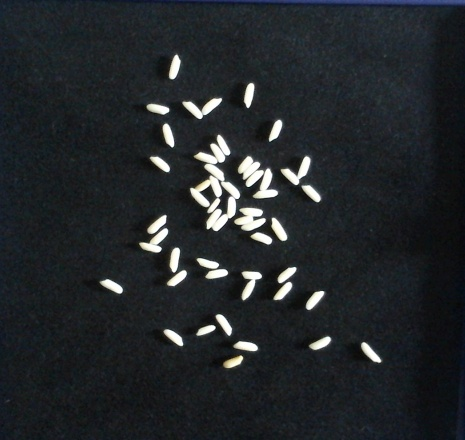
#> input picture sample.jpg, 465 x 440 px, given in place of the camera
$ python webcam.py   (older library calls are emulated)
#> lines starting #> are read from the running program, lines starting #| are printed output that depends on the picture; after the words box and inside, x2 and y2 are one past the last pixel; in counts of white or black regions, pixels touching at a corner belong together
from scipy.spatial import distance as dist
from imutils import perspective
from imutils import contours
import numpy as np
import imutils
import cv2

# define a video capture object


def vid_cap():
	vid = cv2.VideoCapture(0)
	x,y,h,w = 45,5,440,465

	while(True):

		# Capture the video frame
		# by frame
		ret, frame = vid.read()
#> frame is the input picture: shape (440, 465, 3); mean B, G, R 42.7, 39.7, 35.8

		img = frame[y:y+h,x:x+w]
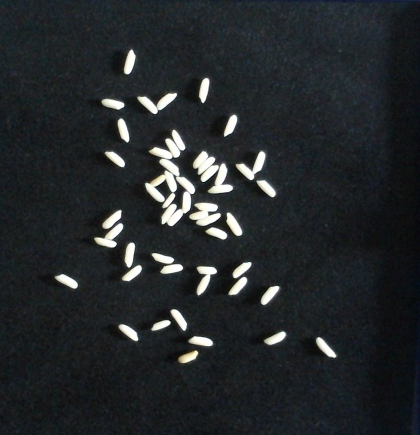
#> img: shape (435, 420, 3); mean B, G, R 43.3, 40.7, 37.1

		# Display the resulting frame
		cv2.imshow('res', img)

		# print(frame.shape)
		if cv2.waitKey(1) & 0xFF == ord('q'):
#> (key q is pressed here)
			cv2.imwrite("xxx.jpg",img)
			capture = img.copy()
			cv2.destroyAllWindows()
			break

	vid.release()
	print("Image Captured")
	cv2.imshow("captured",capture)
	cv2.waitKey(0)
	cv2.destroyAllWindows()
	measure(capture)

def midpoint(ptA, ptB):
	return ((ptA[0] + ptB[0]) * 0.5, (ptA[1] + ptB[1]) * 0.5)

def measure(image):
	gray = cv2.cvtColor(image, cv2.COLOR_BGR2GRAY)
	gray = cv2.GaussianBlur(gray, (7, 7), 0)
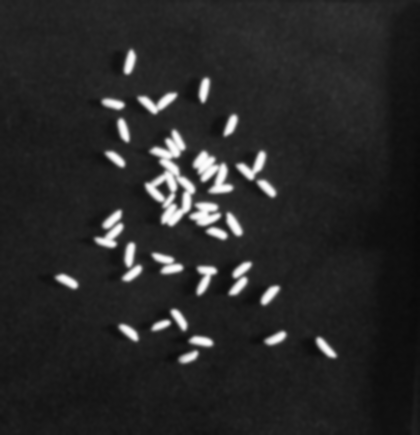
#> gray: shape (435, 420); min 9, max 254, mean 40

	edged = cv2.Canny(gray, 50, 100)
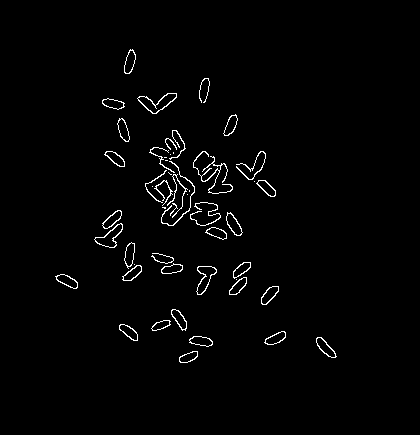
#> edged: shape (435, 420); 1.7% white in thin lines or dots, all inside (x1, y1, x2, y2) = (55, 49, 337, 363)
	edged = cv2.dilate(edged, None, iterations=1)
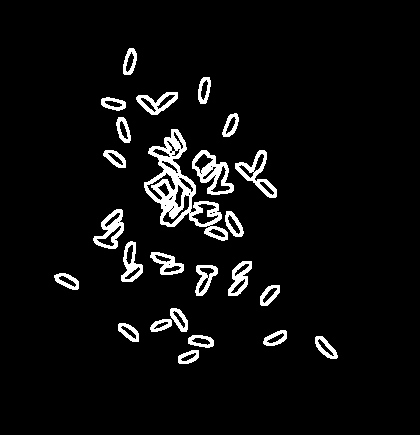
#> edged: shape (435, 420); 5.3% white; 25 white regions, largest, box (x1, y1, x2, y2) and area: (144, 129, 228, 241) 2597, (192, 150, 234, 195) 765, (235, 150, 277, 198) 589
	edged = cv2.erode(edged, None, iterations=1)
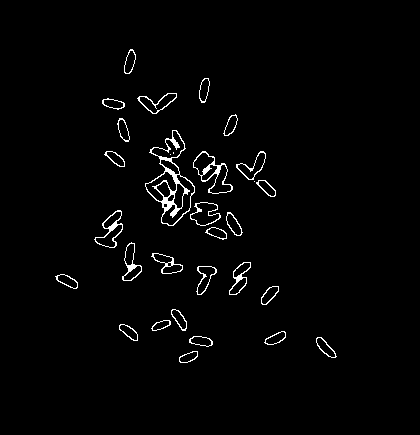
#> edged: shape (435, 420); 1.9% white in thin lines or dots, all inside (x1, y1, x2, y2) = (55, 49, 337, 363)

	cnts = cv2.findContours(edged.copy(), cv2.RETR_EXTERNAL,
		cv2.CHAIN_APPROX_SIMPLE)
#> cnts = 29 contours, 1 with area under 20; largest, box (x1, y1, x2, y2) and area: (145, 130, 195, 226) 2262, (193, 151, 233, 194) 810, (94, 210, 123, 248) 501, (190, 202, 221, 226) 447, (137, 93, 177, 114) 364
	cnts = imutils.grab_contours(cnts)

	(cnts, _) = contours.sort_contours(cnts)
	pixelsPerMetric = None
	rice = str(len(cnts))
#> rice = '29'
	rice= int(rice) - 1
#> rice = 28
	print("Rice count:", rice)
#| Rice count: 28
	print()
	count = 0
	cv2.imshow("edge",edged)
	for c in cnts:
		group = False
		if cv2.contourArea(c) < 50:
			continue
		if cv2.contourArea(c) > 190:
			if count != 0:
				group = True
				print("group of rice")
				# [4 lines of commented-out code are left out]
		orig = image.copy()
		box = cv2.minAreaRect(c)
		box = cv2.cv.BoxPoints(box) if imutils.is_cv2() else cv2.boxPoints(box)
		box = np.array(box, dtype="int")

		box = perspective.order_points(box)
		cv2.drawContours(orig, [box.astype("int")], -1, (0, 255, 64), 2)

		for (x, y) in box:
			cv2.circle(orig, (int(x), int(y)), 5, (0, 255, 64), -1)


		(tl, tr, br, bl) = box
		(tltrX, tltrY) = midpoint(tl, tr)
		(blbrX, blbrY) = midpoint(bl, br)

		(tlblX, tlblY) = midpoint(tl, bl)
		(trbrX, trbrY) = midpoint(tr, br)

		cv2.circle(orig, (int(tltrX), int(tltrY)), 0, (0, 255, 64), 0)
		cv2.circle(orig, (int(blbrX), int(blbrY)), 0, (0, 255, 64), 0)
		cv2.circle(orig, (int(tlblX), int(tlblY)), 0, (0, 255, 64), 0)
		cv2.circle(orig, (int(trbrX), int(trbrY)), 0, (0, 255, 64), 0)

		cv2.line(orig, (int(tltrX), int(tltrY)), (int(blbrX), int(blbrY)),
			(255, 255, 255), 1)
		cv2.line(orig, (int(tlblX), int(tlblY)), (int(trbrX), int(trbrY)),
			(255, 255, 255), 1)

		dA = dist.euclidean((tltrX, tltrY), (blbrX, blbrY))
		dB = dist.euclidean((tlblX, tlblY), (trbrX, trbrY))

		if pixelsPerMetric is None:
			pixelsPerMetric = dB / 0.787402

		dimA = dA / pixelsPerMetric
		dimB = dB / pixelsPerMetric


		# dimA is width
		# dimB is height
		if dimA > dimB:
			# print("swap")
			temp = dimA
			dimA = dimB
			dimB = temp

		if group == True:
			cv2.putText(orig,"Group of rice",(int(tltrX - 15), int(tltrY - 10)),cv2.FONT_HERSHEY_SIMPLEX,1,(255, 255, 255), 2)
		elif group == False:
			print("Rice_" + str(count))
			print("width :{:.2f}cm".format(dimA * 2.54))
			print("height:{:.2f}cm".format(dimB * 2.54))
			cv2.putText(orig, "{:.2f}cm".format(dimA * 2.54),
				(int(tltrX - 15), int(tltrY - 10)), cv2.FONT_HERSHEY_SIMPLEX,
				0.65, (255, 255, 255), 2)
			cv2.putText(orig, "{:.2f}cm".format(dimB * 2.54),
				(int(trbrX + 10), int(trbrY)), cv2.FONT_HERSHEY_SIMPLEX,
				0.65, (255, 255, 255), 2)
		cv2.putText(orig,"Rice:"+ str(rice),(0,440),cv2.FONT_HERSHEY_SIMPLEX,1,(0, 255, 0), 2)
		print()
		# show output
		# print(count)
		count += 1
		# if count >> 1:
		cv2.imshow("Measuring_Size_Image", orig)
		cv2.waitKey(0)
#> this loop made 29 passes
#> (group, tl, tr, br, bl, tltrX, tltrY, blbrX) on passes 2, 5, 7, 8, 10, 17, 18, 19, 21: (True, [110, 205], [130, 215], [113, 251], [93, 241], 120, 210, 103), (False, [115, 119], [123, 116], [130, 140], [121, 142], 119, 117.5, 125.5), (True, [125, 241], [144, 243], [139, 281], [121, 279], 134.5, 242, 130), (False, [128, 48], [137, 50], [131, 74], [122, 72], 132.5, 49, 126.5), (True, [134, 138], [180, 128], [201, 218], [155, 229], 157, 133, 178), (True, [188, 159], [213, 144], [238, 186], [213, 200], 200.5, 151.5, 225.5), (True, [197, 265], [216, 266], [215, 294], [195, 293], 206.5, 265.5, 205), (False, [201, 76], [210, 78], [206, 102], [197, 101], 205.5, 77, 201.5), (False, [230, 112], [239, 115], [231, 137], [222, 134], 234.5, 113.5, 226.5)
#> (group, tl, tr, br, bl, tltrX, tltrY, blbrX) on pass 1: (False, [57, 270], [79, 281], [75, 289], [53, 278], 68, 275.5, 64)
#> (printed output is left out)
#> pass 1, in measure, `cv2.imshow("Measuring_Size_Image", orig)`:
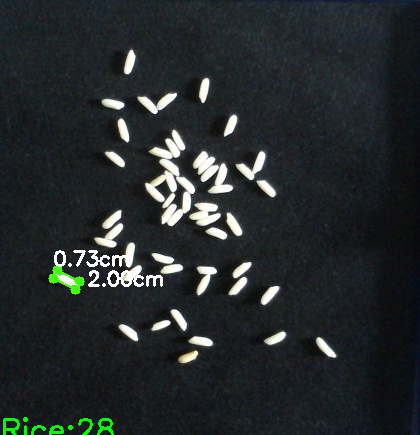
#> window 'Measuring_Size_Image': shape (435, 420, 3); mean B, G, R 44.2, 43.1, 38.3
#> pass 2, in measure, `cv2.imshow("Measuring_Size_Image", orig)`:
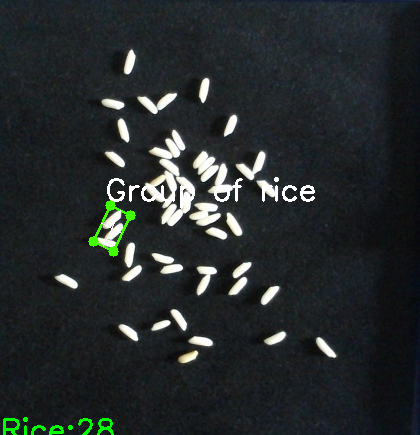
#> window 'Measuring_Size_Image': shape (435, 420, 3); mean B, G, R 44.3, 43.3, 38.3
#> after the loop, count = 28; pixelsPerMetric = 31.24; temp = 1.16


# test = cv2.imread(".\dataset\coin1.jpg")
# measure(test)
vid_cap()

$ run again, on black.jpg
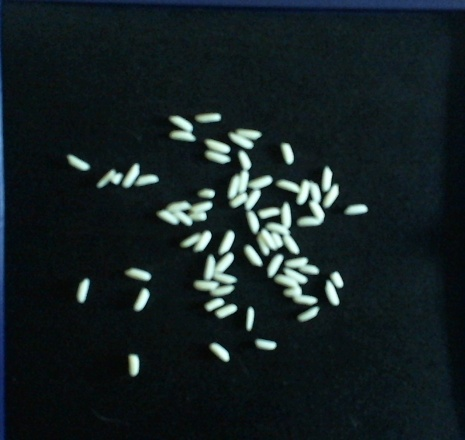
#> input picture black.jpg, 465 x 440 px, given in place of the camera
#> in vid_cap, frame is the input picture: shape (440, 465, 3); mean B, G, R 35.3, 32.7, 21.8
#> in measure, `edged = cv2.erode(edged, None, iterations=1)`:
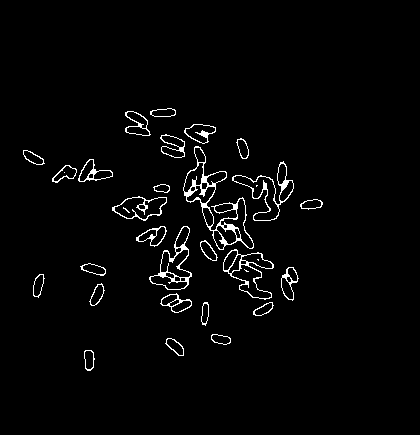
#> edged: shape (435, 420); 2.4% white in thin lines or dots, all inside (x1, y1, x2, y2) = (23, 108, 323, 371)
#> cnts = 27 contours; largest, box (x1, y1, x2, y2) and area: (183, 146, 254, 250) 2458, (223, 249, 274, 300) 1246, (232, 161, 294, 221) 1238, (149, 226, 192, 290) 1226, (112, 196, 167, 221) 829
#> in measure, `rice = str(len(cnts))`: rice = '27'
#> in measure, `rice= int(rice) - 1`: rice = 26
#| Rice count: 26
#> the loop in measure, `for c in cnts:` made 27 passes
#> (group, tl, tr, br, bl, tltrX, tltrY, blbrX) on passes 2, 6, 11, 20, 24: (False, [36, 272], [45, 274], [39, 297], [30, 295], 40.5, 273, 34.5), (False, [84, 350], [94, 350], [94, 370], [84, 370], 89, 350, 89), (True, [178, 221], [211, 239], [180, 298], [147, 280], 194.5, 230, 163.5), (False, [202, 301], [209, 302], [207, 325], [200, 324], 205.5, 301.5, 203.5), (False, [234, 139], [243, 136], [250, 156], [241, 159], 238.5, 137.5, 245.5)
#> (printed output is left out)
#> pass 2, in measure, `cv2.imshow("Measuring_Size_Image", orig)`:
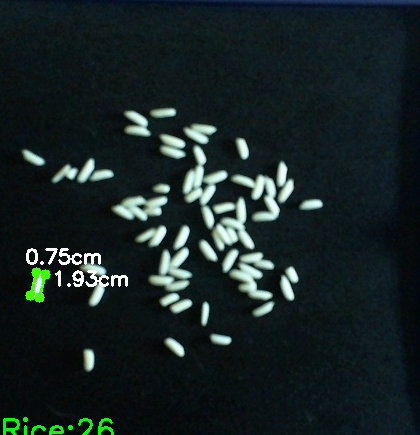
#> window 'Measuring_Size_Image': shape (435, 420, 3); mean B, G, R 36.8, 36.6, 24.4
#> after the loop in measure, `for c in cnts:`: count = 27; pixelsPerMetric = 31.27; temp = 1.05

$ run again, on coin.jpg
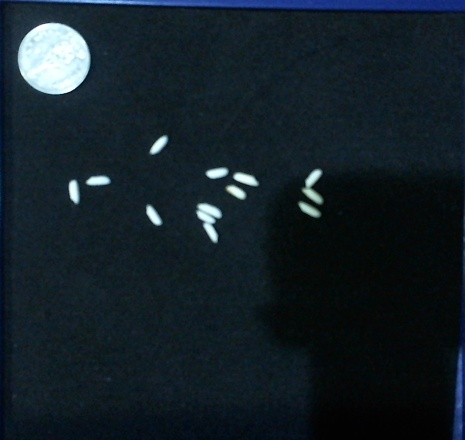
#> input picture coin.jpg, 465 x 440 px, given in place of the camera
#> in vid_cap, frame is the input picture: shape (440, 465, 3); mean B, G, R 39.6, 32.1, 20.3
#> in measure, `edged = cv2.erode(edged, None, iterations=1)`:
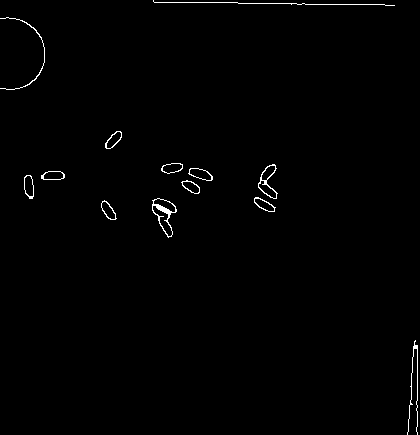
#> edged: shape (435, 420); 0.81% white in thin lines or dots
#> cnts = 13 contours, 2 with area under 20; largest, box (x1, y1, x2, y2) and area: (152, 198, 177, 238) 489, (258, 164, 278, 199) 320, (188, 168, 213, 181) 184, (24, 175, 34, 199) 170, (41, 171, 65, 180) 159
#> in measure, `rice = str(len(cnts))`: rice = '13'
#> in measure, `rice= int(rice) - 1`: rice = 12
#| Rice count: 12
#> the loop in measure, `for c in cnts:` made 13 passes
#> (group, tl, tr, br, bl, tltrX, tltrY, blbrX) on pass 2: (False, [24, 175], [33, 175], [33, 198], [24, 198], 28.5, 175, 28.5)
#> (printed output is left out)
#> pass 2, in measure, `cv2.imshow("Measuring_Size_Image", orig)`:
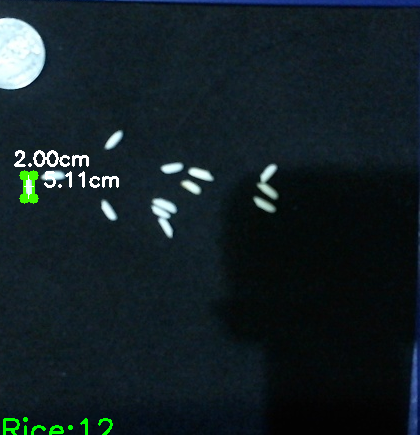
#> window 'Measuring_Size_Image': shape (435, 420, 3); mean B, G, R 37.4, 32.3, 20
#> after the loop in measure, `for c in cnts:`: count = 10; pixelsPerMetric = 11.43; temp = 2.98
